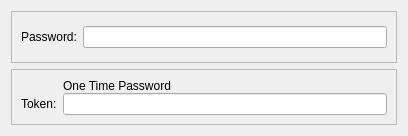
<?xml version="1.0" encoding="UTF-8"?>
<ui version="4.0">
 <class>FortisslvpnAuth</class>
 <widget class="QWidget" name="FortisslvpnAuth">
  <property name="geometry">
   <rect>
    <x>0</x>
    <y>0</y>
    <width>408</width>
    <height>136</height>
   </rect>
  </property>
  <layout class="QVBoxLayout" name="verticalLayout">
   <item>
    <widget class="QFrame" name="passwordFrame">
     <property name="frameShape">
      <enum>QFrame::StyledPanel</enum>
     </property>
     <property name="frameShadow">
      <enum>QFrame::Raised</enum>
     </property>
     <layout class="QHBoxLayout" name="horizontalLayout">
      <item>
       <widget class="QLabel" name="passwordLabel">
        <property name="text">
         <string>Password:</string>
        </property>
        <property name="wordWrap">
         <bool>false</bool>
        </property>
        <property name="buddy">
         <cstring>password</cstring>
        </property>
       </widget>
      </item>
      <item>
       <widget class="PasswordField" name="password">
        <property name="passwordModeEnabled" stdset="0">
         <bool>true</bool>
        </property>
       </widget>
      </item>
     </layout>
    </widget>
   </item>
   <item>
    <widget class="QFrame" name="otpFrame">
     <property name="frameShape">
      <enum>QFrame::StyledPanel</enum>
     </property>
     <property name="frameShadow">
      <enum>QFrame::Raised</enum>
     </property>
     <layout class="QGridLayout" name="gridLayout">
      <property name="verticalSpacing">
       <number>0</number>
      </property>
      <item row="0" column="1">
       <widget class="QLabel" name="labelOtp">
        <property name="text">
         <string>One Time Password</string>
        </property>
       </widget>
      </item>
      <item row="1" column="0">
       <widget class="QLabel" name="otpLabel">
        <property name="text">
         <string>Token:</string>
        </property>
       </widget>
      </item>
      <item row="1" column="1">
       <widget class="PasswordField" name="otp"/>
      </item>
     </layout>
    </widget>
   </item>
  </layout>
 </widget>
 <customwidgets>
  <customwidget>
   <class>PasswordField</class>
   <extends>QLineEdit</extends>
   <header>passwordfield.h</header>
  </customwidget>
 </customwidgets>
 <resources/>
 <connections/>
</ui>
